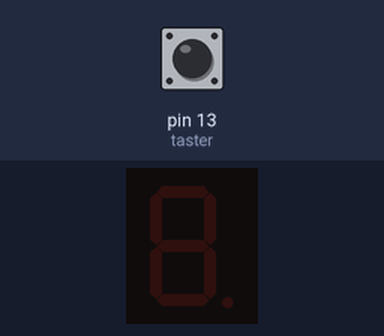
The sketch below on a simulated Arduino Uno, built with avr-gcc and run on an emulated ATmega328P. Shown: 1-digit seven-segment display. Wiring (inferred from the names in the program): 1-digit 7-segment display, segments lit when HIGH: segments pin 5, pin 6, pin 7, pin 10, pin 9, pin 12, pin 11, pin 8. The test bench sets the inputs (shaded band); at power-on: pin 13 (taster) LOW. The segment pins are drawn as the display they are named for.

Above: at 1.2 s.
1.3 s: pin 13 (taster) pulled HIGH for 0.15 s
At 1.6 s:
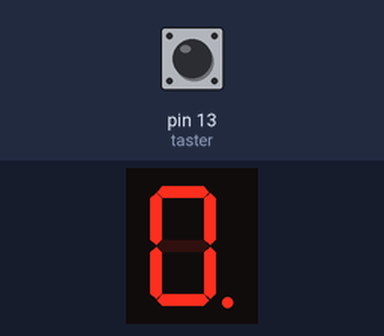
13.4 s: pin 13 (taster) pulled HIGH for 3.2 s
At 19.0 s:
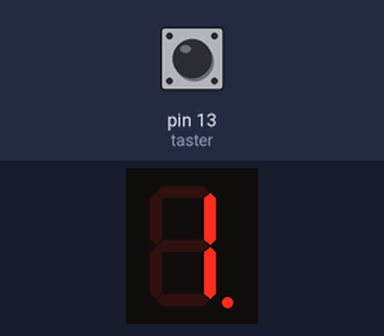
Timing chart, 0 to 20.5 s (numbered marks = the images above; inputs shaded):
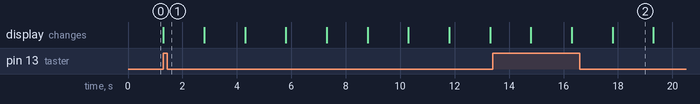

Measured:
- after the input at 1.3 s, the display: changes at once (image 1)

The sketch:

7_segment_display_numbers.ino
```cpp
////////////////////////////////////////////////////////////////
////////////////////////////////////////////////////////////////
////////////////////////////////////////////////////////////////
/////                   E:Links Unten                      /////
/////                   D:Unten                            /////
/////                   C:Rechts Unten                     /////
/////                   G:Mitte                            /////
/////                   F:Links Oben                       /////
/////                   A:Oben                             /////
/////                   B:Rechts Oben                      /////
/////                   DP:Punkt                           /////
////////////////////////////////////////////////////////////////
////////////////////////////////////////////////////////////////
////////////////////////////////////////////////////////////////

//Integer
int taster = 13;
int F = 12;
int G = 11;
int D = 10;
int E = 9;
int DP = 8;
int C = 7;
int B = 6;
int A = 5;

//Delay Settings
int time = 1500;

//Settings
void setup()
{
  pinMode(13, INPUT);
  pinMode(12, OUTPUT);
  pinMode(11, OUTPUT);
  pinMode(10, OUTPUT);
  pinMode(9, OUTPUT);
  pinMode(8, OUTPUT);
  pinMode(7, OUTPUT);
  pinMode(6, OUTPUT);
  pinMode(5, OUTPUT);
}

//Code
void loop()
{
  if (digitalRead (taster) == HIGH) {
    Null ();
    delay(time);
    Eins ();
    delay(time);
    Zwei ();
    delay(time);
    Drei ();
    delay(time);
    Vier ();
    delay(time);
    Funf ();
    delay(time);
    Sechs ();
    delay(time);
    Sieben ();
    delay(time);
    Acht ();
    delay(time);
    Neun ();
    delay(time);
    Aus ();
  }
}

//Settings
void Null () {
  digitalWrite(E, HIGH);
  digitalWrite(D, HIGH);
  digitalWrite(C, HIGH);
  digitalWrite(F, HIGH);
  digitalWrite(A, HIGH);
  digitalWrite(B, HIGH);
  digitalWrite(DP, HIGH);
}

void Eins () {
  digitalWrite(E, LOW);
  digitalWrite(F, LOW);
  digitalWrite(A, LOW);
  digitalWrite(D, LOW);
}

void Zwei () {
  digitalWrite(C, LOW);
  digitalWrite(A, HIGH);
  digitalWrite(B, HIGH);
  digitalWrite(G, HIGH);
  digitalWrite(E, HIGH);
  digitalWrite(D, HIGH);
}

void Drei () {
  digitalWrite(E, LOW);
  digitalWrite(C, HIGH);
}

void Vier () {
  digitalWrite(D, LOW);
  digitalWrite(A, LOW);
  digitalWrite(F, HIGH);
}

void Funf () {
  digitalWrite(B, LOW);
  digitalWrite(A, HIGH);
  digitalWrite(D, HIGH);
}

void Sechs () {
  digitalWrite(E, HIGH);
}

void Sieben () {
  digitalWrite(E, LOW);
  digitalWrite(F, LOW);
  digitalWrite(D, LOW);
  digitalWrite(G, LOW);
  digitalWrite(B, HIGH);
}
void Acht () {
  digitalWrite(G, HIGH);
  digitalWrite(D, HIGH);
  digitalWrite(F, HIGH);
  digitalWrite(E, HIGH);

}
void Neun () {
  digitalWrite(E, LOW);
}

void Aus () {
  digitalWrite(D, LOW);
  digitalWrite(C, LOW);
  digitalWrite(G, LOW);
  digitalWrite(F, LOW);
  digitalWrite(A, LOW);
  digitalWrite(B, LOW);
  digitalWrite(DP, LOW);
}

//Code created by [AMIXSO]
//GITHUB: https://github.com/AMIXSO
```
